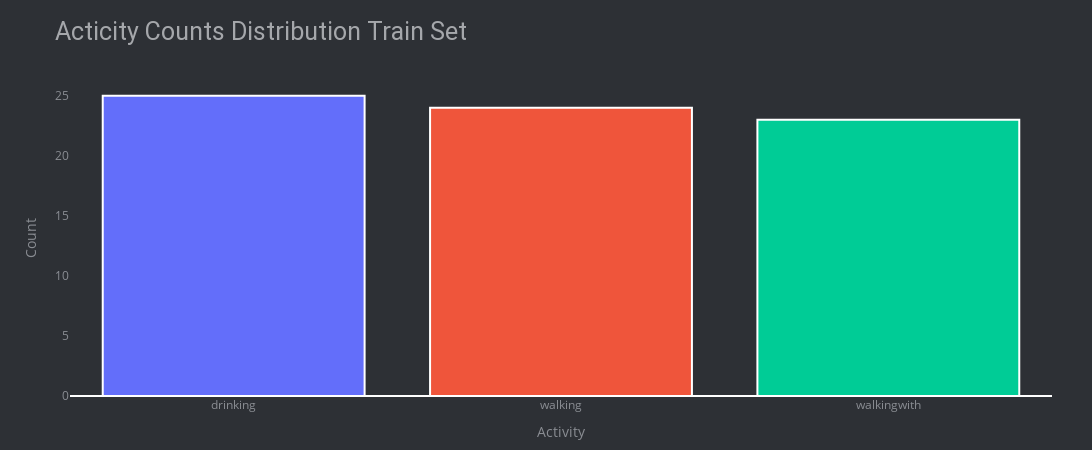

Notebook cell for this chart:
### Markdown cell above
```
Now below the spread of the actions between the test and train set is plotted. This makes it possible to check if the training or testing will have blindspots for present data.
```

### Code cell
# check data balanced or not for train
plt.figure(figsize=(25, 5))
count_plot=sns.countplot(data=df_train, x='subject', hue='Activity')
plt.gca().tick_params(axis='x')
plt.gca().tick_params(axis='y')
plt.xlabel( xlabel='Subjects')
plt.ylabel( ylabel='Activity Counts')
plt.legend(["drinking", "walking", "walkingwith"],bbox_to_anchor = (0.25, 1.1), ncol=6, loc='upper center')
plt.title("Subjects Wise Activity Counts Train Set", fontsize=25, loc='left', pad=50, fontfamily="roboto")
plt.show()


plt.figure(figsize=(5, 5))
label_counts = df_train['Activity'].value_counts()
colors = px.colors.qualitative.Plotly

graph = go.Bar(x=label_counts.index, y=label_counts.values, marker = dict(color = colors))
layout = go.Layout(
    height=450, width=1100,
    title = 'Acticity Counts Distribution Train Set',
    xaxis = dict(title = 'Activity', tickangle=0, showgrid=False),
    yaxis = dict(title = 'Count', showgrid=False),
    plot_bgcolor='#2d3035', paper_bgcolor='#2d3035',
    title_font=dict(size=25, color='#a5a7ab', family='roboto'),
    margin=dict(t=80, b=30, l=70, r=40),
    font=dict(color='#8a8d93'))
fig = go.Figure(data=[graph], layout = layout)
fig.update_traces(textfont=dict(color='#fff'), marker=dict(line=dict(color='#ffffff', width=2)))

iplot(fig)

### Figure 1 — Plotly figure (JSON) as saved in the notebook; plotly's stock layout.template omitted (floating-point values rounded to 4 significant figures)
{"data": [{"marker": {"color": ["#636EFA", "#EF553B", "#00CC96", "#AB63FA", "#FFA15A", "#19D3F3", "#FF6692", "#B6E880", "#FF97FF", "#FECB52"], "line": {"color": "#ffffff", "width": 2}}, "textfont": {"color": "#fff"}, "type": "bar", "x": ["drinking", "walking", "walkingwith"], "y": [25, 24, 23]}], "layout": {"font": {"color": "#8a8d93"}, "height": 450, "margin": {"b": 30, "l": 70, "r": 40, "t": 80}, "paper_bgcolor": "#2d3035", "plot_bgcolor": "#2d3035", "title": {"font": {"color": "#a5a7ab", "family": "roboto", "size": 25}, "text": "Acticity Counts Distribution Train Set"}, "width": 1100, "xaxis": {"showgrid": false, "tickangle": 0, "title": {"text": "Activity"}}, "yaxis": {"showgrid": false, "title": {"text": "Count"}}}}
